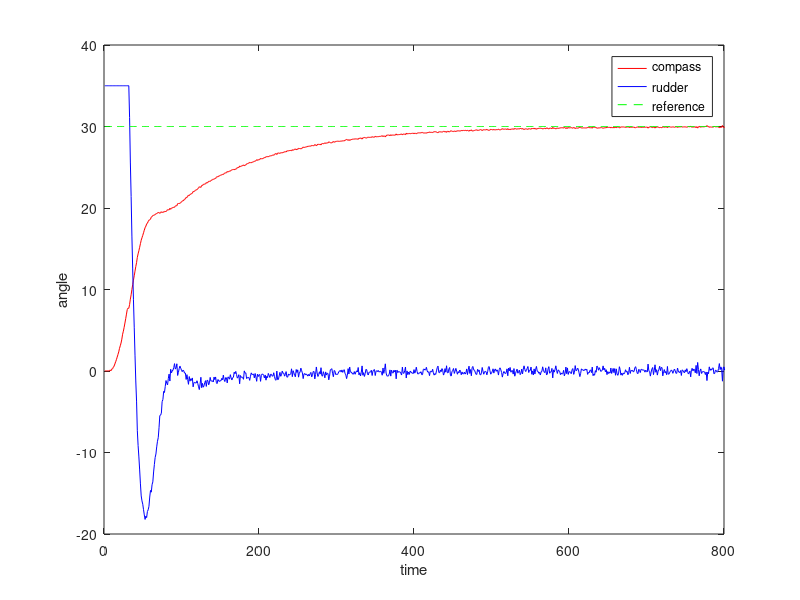

Source code (MATLAB):


%Constants

K_pd = 0.8362;
T_d = 72.5216;
T_f = 8.39;
psi_r = 30;

%Plotting
compass = importdata('53b_compass.mat'); %Import data from simulink
rudder = importdata('53b_rudder.mat'); %Import data from simulink
reference = importdata('53b_ref.mat'); %Import data from simulink

n=1:length(compass(2,:));

plot(n,compass(2,n), 'color', 'r'); %Plot compass
hold on;
plot(n,rudder(2,n), 'color', 'b'); %Plot rudder
hold on;
plot(n,reference(2,n), 'green--'); %Plot reference

xlabel('time'); ylabel('angle');
legend('compass', 'rudder', 'reference');
axis([0 800 -20 40]);

